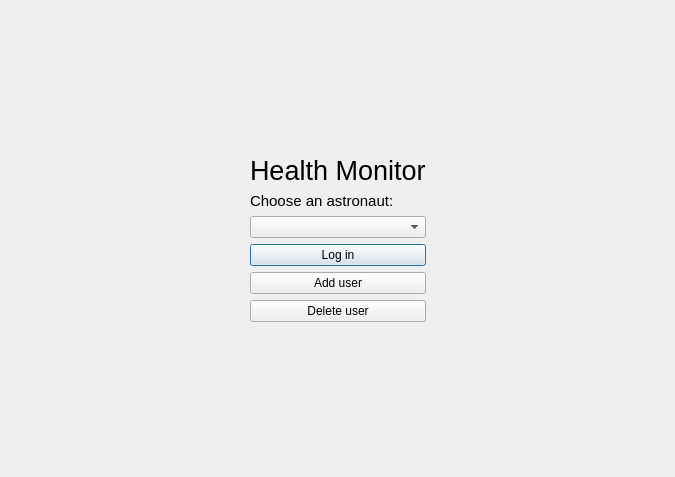
<?xml version="1.0" encoding="UTF-8"?>
<ui version="4.0">
 <class>Login</class>
 <widget class="QDialog" name="Login">
  <property name="geometry">
   <rect>
    <x>0</x>
    <y>0</y>
    <width>675</width>
    <height>477</height>
   </rect>
  </property>
  <property name="windowTitle">
   <string>Dialog</string>
  </property>
  <layout class="QGridLayout" name="gridLayout">
   <item row="0" column="0">
    <layout class="QVBoxLayout" name="verticalLayout_2">
     <item>
      <spacer name="verticalSpacer">
       <property name="orientation">
        <enum>Qt::Orientation::Vertical</enum>
       </property>
       <property name="sizeHint" stdset="0">
        <size>
         <width>78</width>
         <height>118</height>
        </size>
       </property>
      </spacer>
     </item>
     <item>
      <layout class="QHBoxLayout" name="horizontalLayout">
       <item>
        <spacer name="horizontalSpacer">
         <property name="orientation">
          <enum>Qt::Orientation::Horizontal</enum>
         </property>
         <property name="sizeHint" stdset="0">
          <size>
           <width>128</width>
           <height>78</height>
          </size>
         </property>
        </spacer>
       </item>
       <item>
        <layout class="QVBoxLayout" name="verticalLayout">
         <item>
          <widget class="QLabel" name="label_5">
           <property name="font">
            <font>
             <pointsize>20</pointsize>
            </font>
           </property>
           <property name="text">
            <string>Health Monitor</string>
           </property>
          </widget>
         </item>
         <item>
          <widget class="QLabel" name="label_6">
           <property name="font">
            <font>
             <pointsize>11</pointsize>
            </font>
           </property>
           <property name="text">
            <string>Choose an astronaut:</string>
           </property>
          </widget>
         </item>
         <item>
          <widget class="QComboBox" name="comboBox"/>
         </item>
         <item>
          <widget class="QPushButton" name="pushButton">
           <property name="text">
            <string>Log in</string>
           </property>
          </widget>
         </item>
         <item>
          <widget class="QPushButton" name="pushButton_2">
           <property name="text">
            <string>Add user</string>
           </property>
          </widget>
         </item>
         <item>
          <widget class="QPushButton" name="pushButton_3">
           <property name="text">
            <string>Delete user</string>
           </property>
          </widget>
         </item>
        </layout>
       </item>
       <item>
        <spacer name="horizontalSpacer_2">
         <property name="orientation">
          <enum>Qt::Orientation::Horizontal</enum>
         </property>
         <property name="sizeHint" stdset="0">
          <size>
           <width>128</width>
           <height>78</height>
          </size>
         </property>
        </spacer>
       </item>
      </layout>
     </item>
     <item>
      <spacer name="verticalSpacer_2">
       <property name="orientation">
        <enum>Qt::Orientation::Vertical</enum>
       </property>
       <property name="sizeHint" stdset="0">
        <size>
         <width>78</width>
         <height>118</height>
        </size>
       </property>
      </spacer>
     </item>
    </layout>
   </item>
  </layout>
 </widget>
 <resources/>
 <connections/>
</ui>
